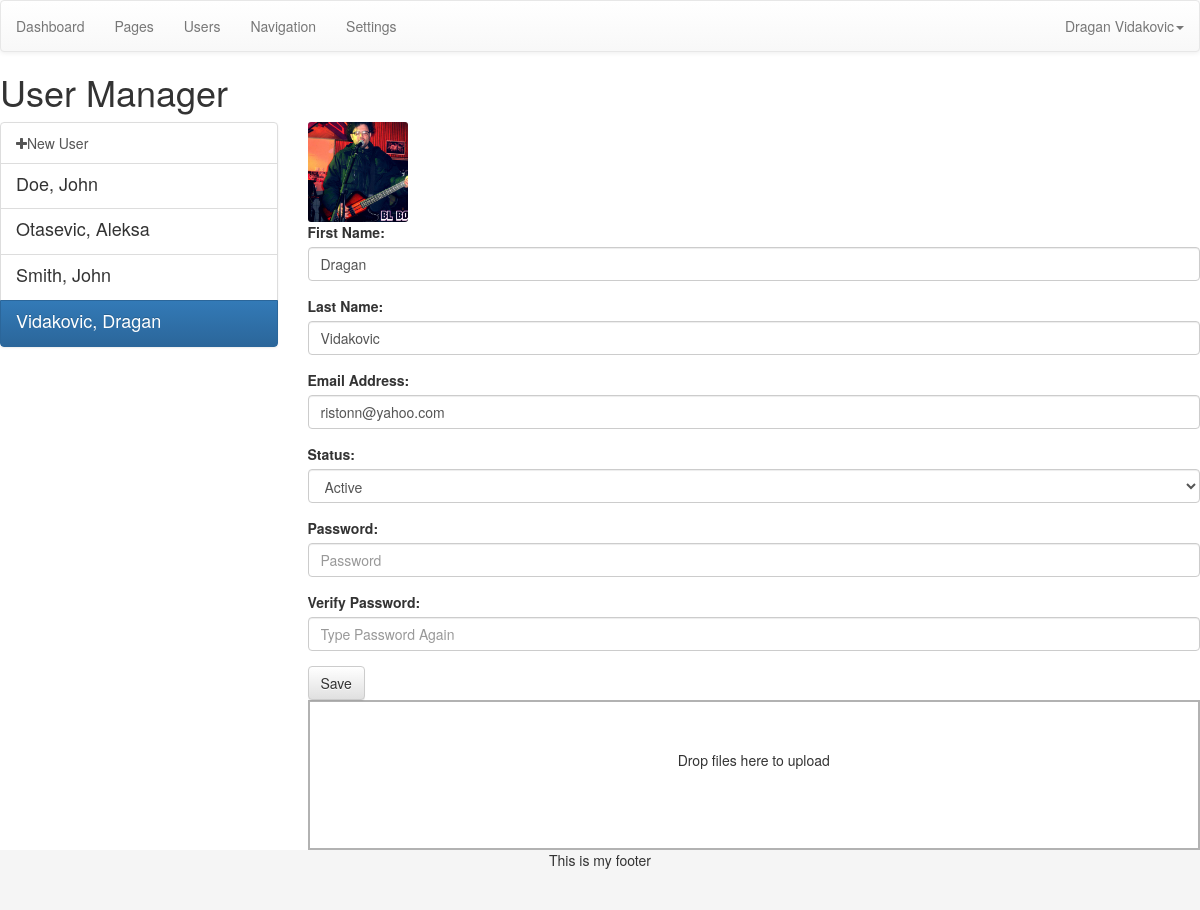
The page /admin/index.php?page=users&id=1 (signed in) on the database its author committed.
### tables this page shows
CREATE TABLE IF NOT EXISTS `users` (
  `id` mediumint(9) NOT NULL,
  `avatar` varchar(100) NOT NULL,
  `first` varchar(200) NOT NULL,
  `last` varchar(200) NOT NULL,
  `email` varchar(200) NOT NULL,
  `password` varchar(200) NOT NULL,
  `status` int(1) NOT NULL DEFAULT '1'
);

### admin/index.php (called while the page is built)
<?php include('template/header.php'); ?>
<?php include('views/'.$page.'.php'); ?>
<?php include('template/footer.php'); ?>

### admin/functions/data.php (called while the page is built, shortened)
<?php
function data_user($dbc, $id){
	if(is_numeric($id)){
		$cond = "WHERE id = '$id'";
	} else {
		$cond = "WHERE email = '$id'";
	}
	$q = "SELECT * FROM users $cond";
	$r = mysqli_query($dbc, $q);
	$data = mysqli_fetch_assoc($r);
	$data['fullname'] =  $data['first'].' '.$data['last'];
	$data['fullname_reverse'] = $data['last'].', '.$data['first'];
	return $data;
}
?>

### admin/config/queries.php (called while the page is built, shortened)
<?php
switch ($page) {
	case 'users':
		if(isset($_GET['id'])){ $opened = data_user($dbc, $_GET['id']); }
	break;
}
?>

### admin/config/setup.php (called while the page is built, shortened)
<?php
include('../config/connection.php');
include ('functions/data.php');
if(isset($_GET['page'])){
	$page = $_GET['page'];
} else {
	$page = 'dashboard';
}
include ('config/queries.php');
?>

### admin/views/users.php (the view, shortened to what this page needs)
<h1>User Manager</h1>
<div class="row">
	<div class="col-md-3">
		<div class="list-group">
				<a class="list-group-item" href="?page=users">
					<i class="fa fa-plus"></i>New User
				</a>
		<?php
			$q = "SELECT * FROM users ORDER BY last ASC";
			$r = mysqli_query($dbc, $q);
			while($list = mysqli_fetch_assoc($r)){
				$list = data_user($dbc, $list['id']);
				?>
				<a class="list-group-item <?php selected($list['id'], $opened['id'], 'active'); ?>" href="index.php?page=users&id=<?php echo $list['id']; ?>">
					<h4 class="list-group-item-heading"><?php echo $list['fullname_reverse']; ?></h4>
				</a>
		<?php } ?>
		</div>
	</div>
	<div class="col-md-9">
		<?php if($opened['avatar'] != '') { ?>
			<div id="avatar">
				<div class="avatar-container" style="background-image: url('../uploads/<?php echo $opened['avatar']; ?>')"></div>
			</div>
		<?php } ?>
		<form action="index.php?page=users&id=<?php echo $opened['id']; ?>" method="post" role="form">
			<div class="form-group">
				<label for="first">First Name:</label>
				<input class="form-control" type="text" name="first" id="first" value="<?php echo $opened['first']; ?>" placeholder="First Name" autocomplete="off">
			</div>
			<div class="form-group">
				<label for="last">Last Name:</label>
				<input class="form-control" type="text" name="last" id="last" value="<?php echo $opened['last']; ?>" placeholder="Last Name" autocomplete="off">
			</div>
			<div class="form-group">
				<label for="email">Email Address:</label>
				<input class="form-control" type="text" name="email" id="email" value="<?php echo $opened['email']; ?>" placeholder="Email Address" autocomplete="off">
			</div>
			<div class="form-group">
				<label for="status">Status:</label>
				<select class="form-control" name="status" id="status">
					<option value="1" <?php if(isset($_GET['id'])){ selected('1', $opened['status'], 'selected'); } ?>>Active</option>
				</select>
			</div>
			<div class="form-group">
				<label for="password">Password:</label>
				<input class="form-control" type="password" name="password" id="password" placeholder="Password" autocomplete="off">
			</div>
			<div class="form-group">
				<label for="passwordv">Verify Password:</label>
				<input class="form-control" type="password" name="passwordv" id="passwordv" placeholder="Type Password Again" autocomplete="off">
			</div>
			<button type="submit" class="btn btn-default">Save</button>
		</form>
		<?php if(isset($opened['id'])) { ?>
			<form action="uploads.php?id=<?php echo $opened['id']; ?>" class="dropzone" id="avatar-dropzone"></form>
		<?php } ?>
	</div>
</div>

### admin/css/dropzone.css (style rules this page uses)
.dropzone, .dropzone * { box-sizing: border-box; }
.dropzone { min-height: 150px; border: 2px solid rgba(0, 0, 0, 0.3); background: white; padding: 20px 20px; }
.dropzone.dz-clickable { cursor: pointer; }

### admin/config/css.php (style rules this page uses)
html, body { height: 100%; }
.avatar-container { width: 100px; height: 100px; border-radius: 3px; background-size: cover; background-position: center center; }

### rows shown on the page
users: fullname_reverse "Doe, John"
users: fullname_reverse "Otasevic, Aleksa"
users: fullname_reverse "Smith, John"
users: fullname_reverse "Vidakovic, Dragan", avatar (picture), first "Dragan", last "Vidakovic", email "ristonn@yahoo.com", status "Active"

### other values the page prints
$user['fullname'] "Dragan Vidakovic"
